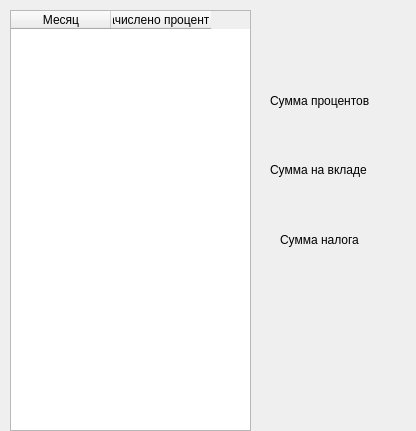
<?xml version="1.0" encoding="UTF-8"?>
<ui version="4.0">
 <class>Result_deposit</class>
 <widget class="QWidget" name="Result_deposit">
  <property name="geometry">
   <rect>
    <x>0</x>
    <y>0</y>
    <width>416</width>
    <height>431</height>
   </rect>
  </property>
  <property name="windowTitle">
   <string>Form</string>
  </property>
  <widget class="QLabel" name="label_sum_proc">
   <property name="geometry">
    <rect>
     <x>250</x>
     <y>70</y>
     <width>141</width>
     <height>20</height>
    </rect>
   </property>
   <property name="styleSheet">
    <string notr="true">QLabel {
    qproperty-alignment: 'AlignCenter';
}</string>
   </property>
   <property name="text">
    <string/>
   </property>
  </widget>
  <widget class="QLabel" name="label_3">
   <property name="geometry">
    <rect>
     <x>270</x>
     <y>90</y>
     <width>121</width>
     <height>21</height>
    </rect>
   </property>
   <property name="text">
    <string>Сумма процентов</string>
   </property>
  </widget>
  <widget class="QLabel" name="label_4">
   <property name="geometry">
    <rect>
     <x>270</x>
     <y>160</y>
     <width>121</width>
     <height>20</height>
    </rect>
   </property>
   <property name="text">
    <string>Сумма на вкладе</string>
   </property>
  </widget>
  <widget class="QTableWidget" name="tableWidget">
   <property name="geometry">
    <rect>
     <x>10</x>
     <y>10</y>
     <width>241</width>
     <height>421</height>
    </rect>
   </property>
   <column>
    <property name="text">
     <string>Месяц</string>
    </property>
   </column>
   <column>
    <property name="text">
     <string>Начислено процентов</string>
    </property>
   </column>
  </widget>
  <widget class="QLabel" name="label_sum_dep">
   <property name="geometry">
    <rect>
     <x>270</x>
     <y>140</y>
     <width>121</width>
     <height>20</height>
    </rect>
   </property>
   <property name="styleSheet">
    <string notr="true">QLabel {
    qproperty-alignment: 'AlignCenter';
}</string>
   </property>
   <property name="text">
    <string/>
   </property>
  </widget>
  <widget class="QLabel" name="label_5">
   <property name="geometry">
    <rect>
     <x>280</x>
     <y>230</y>
     <width>101</width>
     <height>20</height>
    </rect>
   </property>
   <property name="text">
    <string>Сумма налога</string>
   </property>
  </widget>
  <widget class="QLabel" name="label_sum_nalog">
   <property name="geometry">
    <rect>
     <x>260</x>
     <y>210</y>
     <width>141</width>
     <height>20</height>
    </rect>
   </property>
   <property name="styleSheet">
    <string notr="true">QLabel {
    qproperty-alignment: 'AlignCenter';
}

font: 15pt &quot;Times New Roman&quot;;</string>
   </property>
   <property name="text">
    <string/>
   </property>
  </widget>
 </widget>
 <resources/>
 <connections/>
</ui>
